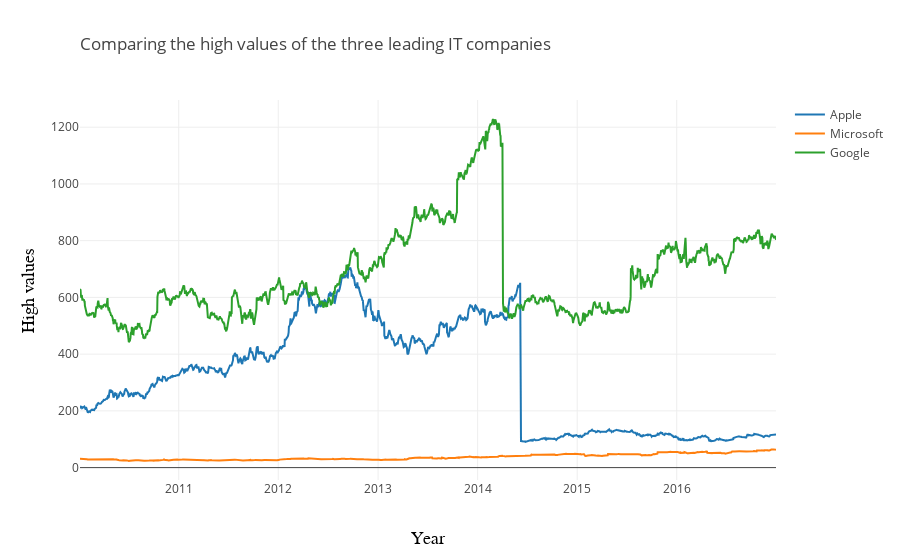

Here is the notebook cell this chart was saved with:
### Code cell
data=[apple_chart,microsoft_chart,google_chart]
fig = go.Figure(data=data, layout=layout)
iplot(fig,filename="visualization1")

### Figure 1 — Plotly figure (JSON) as saved in the notebook; plotly's stock layout.template omitted (floating-point values rounded to 4 significant figures; data arrays with more than 128 entries replaced by an {"elided": "..."} marker saying what was removed)
{"data": [{"name": "Apple", "type": "scatter", "uid": "199385cf-847b-408d-82ea-9f7c815c0795", "visible": true, "x": {"elided": "1762 str values"}, "y": {"elided": "1762 float values"}}, {"name": "Microsoft", "type": "scatter", "uid": "21395192-988e-49d9-ad44-31ee6447f5f2", "visible": true, "x": {"elided": "1762 str values"}, "y": {"elided": "1762 float values"}}, {"name": "Google", "type": "scatter", "uid": "7bc3a55d-5b4c-4972-b694-3ff4aa9664c8", "visible": true, "x": {"elided": "1762 str values"}, "y": {"elided": "1762 float values"}}], "layout": {"title": {"text": "Comparing the high values of the three leading IT companies", "x": 0, "xref": "paper"}, "xaxis": {"title": {"font": {"color": "black", "family": "Courier New, monospace", "size": 18}, "text": "Year"}}, "yaxis": {"title": {"font": {"color": "black", "family": "Courier New, monospace", "size": 18}, "text": "High values"}}}}
